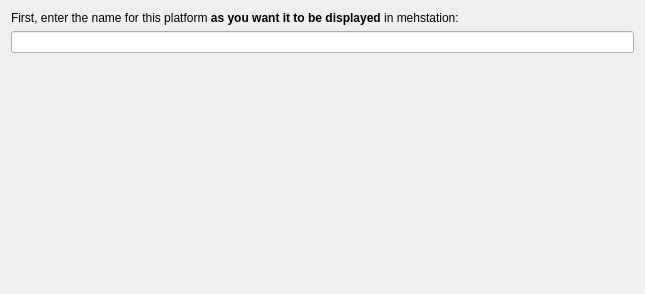
<?xml version="1.0" encoding="UTF-8"?>
<ui version="4.0">
 <class>PlatformWizard2</class>
 <widget class="QWidget" name="PlatformWizard2">
  <property name="geometry">
   <rect>
    <x>0</x>
    <y>0</y>
    <width>645</width>
    <height>294</height>
   </rect>
  </property>
  <property name="windowTitle">
   <string>Form</string>
  </property>
  <layout class="QVBoxLayout" name="verticalLayout">
   <item>
    <widget class="QLabel" name="label">
     <property name="text">
      <string>&lt;html&gt;&lt;head/&gt;&lt;body&gt;&lt;p&gt;First, enter the name for this platform &lt;span style=&quot; font-weight:600;&quot;&gt;as you want it to be displayed&lt;/span&gt; in mehstation:&lt;/p&gt;&lt;/body&gt;&lt;/html&gt;</string>
     </property>
    </widget>
   </item>
   <item>
    <widget class="QLineEdit" name="platformName"/>
   </item>
   <item>
    <spacer name="verticalSpacer">
     <property name="orientation">
      <enum>Qt::Vertical</enum>
     </property>
     <property name="sizeHint" stdset="0">
      <size>
       <width>20</width>
       <height>40</height>
      </size>
     </property>
    </spacer>
   </item>
  </layout>
 </widget>
 <resources/>
 <connections/>
</ui>
